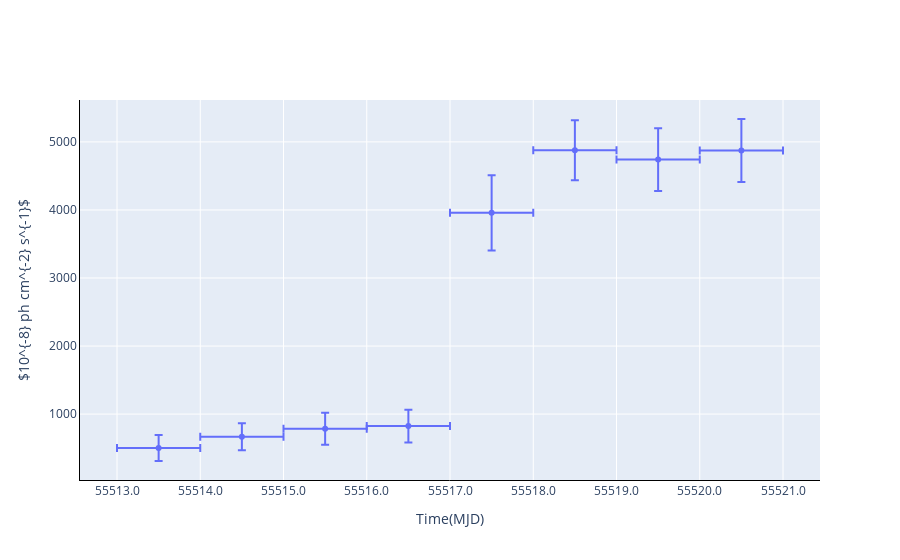

Notebook source saved alongside this figure:
### Code cell
ag.displayLightCurve("mle", filename=mergedfilename)

### Figure 1 — Plotly figure (JSON) as saved in the notebook; plotly's stock layout.template omitted (floating-point values rounded to 4 significant figures)
{"data": [{"customdata": [[55513, 55514, 4.358], [55514, 55515, 5.301], [55515, 55516, 5.348], [55516, 55517, 5.446], [55517, 55518, 13.13], [55518, 55519, 19.25], [55519, 55520, 18.52], [55520, 55521, 19.29]], "error_x": {"array": [0.5, 0.5, 0.5, 0.5, 0.5, 0.5, 0.5, 0.5], "arrayminus": [0.5, 0.5, 0.5, 0.5, 0.5, 0.5, 0.5, 0.5], "symmetric": false, "type": "data"}, "error_y": {"array": [190.6, 199.6, 235.0, 240.7, 553.2, 440.6, 461.0, 462.7], "symmetric": true, "type": "data"}, "hovertemplate": "tstart: %{customdata[0]:.4f} - tend:%{customdata[1]:.4f}, flux: %{y:.2f} +/- %{error_y.array:.2f}, sqrts: %{customdata[2]:.4f}", "mode": "markers", "name": "flux", "x": [55510.0, 55510.0, 55520.0, 55520.0, 55520.0, 55520.0, 55520.0, 55520.0], "y": [501.3, 667.7, 783.5, 823.9, 3958.0, 4876.0, 4740.0, 4874.0], "type": "scatter"}, {"customdata": [], "error_x": {"array": [], "arrayminus": [], "symmetric": false, "type": "data"}, "hovertemplate": "tstart: %{customdata[0]:.4f}, tend:%{customdata[1]:.4f}, flux_ul: %{y:.2f}, sqrts: %{customdata[2]:.4f}", "marker": {"size": 10, "symbol": "triangle-down"}, "mode": "markers", "name": "flux_ul", "x": [], "y": [], "type": "scatter"}], "layout": {"xaxis": {"showline": true, "linecolor": "black", "title": {"text": "Time(MJD)"}, "tickformat": "g"}, "yaxis": {"showline": true, "linecolor": "black", "title": {"text": "$10^{-8} ph cm^{-2} s^{-1}$"}}, "legend": {"font": {"size": 17}, "orientation": "h", "yanchor": "bottom", "y": 1.02, "xanchor": "left"}}}
